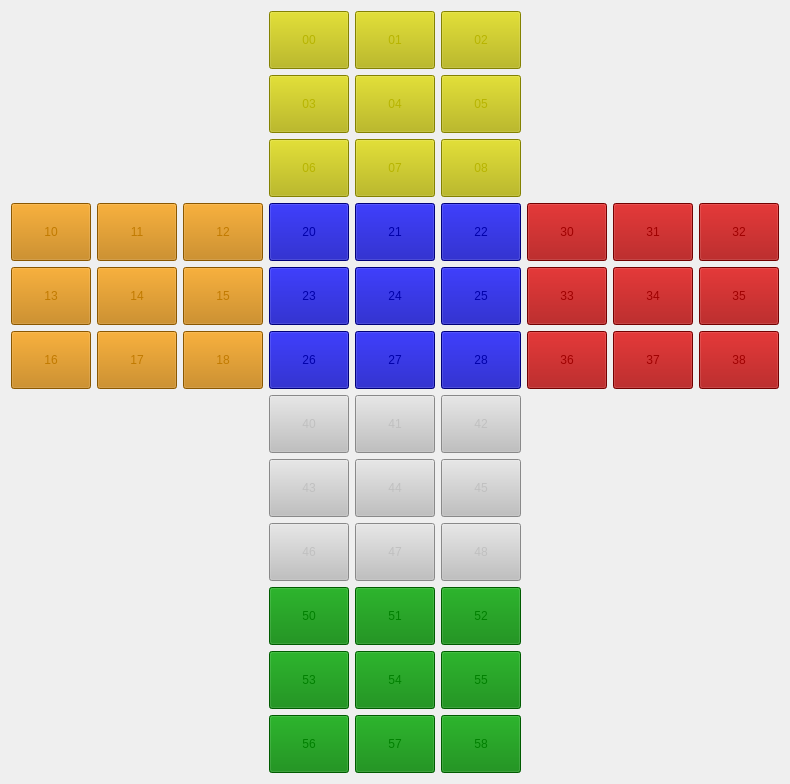
  <widget class="QWidget" name="gridLayoutWidget">
   <property name="geometry">
    <rect>
     <x>190</x>
     <y>100</y>
     <width>535</width>
     <height>708</height>
    </rect>
   </property>
   <layout class="QGridLayout" name="All_cube">
    <item row="0" column="2">
     <layout class="QGridLayout" name="Side_0">
      <item row="0" column="0">
       <widget class="QPushButton" name="side_0_square_0">
        <property name="styleSheet">
         <string notr="true">QPushButton{
  color: rgb(183, 180, 0);
  background-color: rgb(183, 180, 0);
  width: 50px;
  height: 50px;
}

QPushButton:hover {
  color: gray;
  background-color: gray;
}

QPushButton:pressed {
  color:yellow;
  background-color: yellow;
}</string>
        </property>
        <property name="text">
         <string>00</string>
        </property>
       </widget>
      </item>
      <item row="0" column="1">
       <widget class="QPushButton" name="side_0_square_1">
        <property name="styleSheet">
         <string notr="true">QPushButton{
  color: rgb(183, 180, 0);
  background-color: rgb(183, 180, 0);
  width: 50px;
  height: 50px;
}

QPushButton:hover {
  color: gray;
  background-color: gray;
}

QPushButton:pressed {
  color:yellow;
  background-color: yellow;
}</string>
        </property>
        <property name="text">
         <string>01</string>
        </property>
       </widget>
      </item>
      <item row="0" column="2">
       <widget class="QPushButton" name="side_0_square_2">
        <property name="styleSheet">
         <string notr="true">QPushButton{
  color: rgb(183, 180, 0);
  background-color: rgb(183, 180, 0);
  width: 50px;
  height: 50px;
}

QPushButton:hover {
  color: gray;
  background-color: gray;
}

QPushButton:pressed {
  color:yellow;
  background-color: yellow;
}</string>
        </property>
        <property name="text">
         <string>02</string>
        </property>
       </widget>
      </item>
      <item row="1" column="0">
       <widget class="QPushButton" name="side_0_square_3">
        <property name="styleSheet">
         <string notr="true">QPushButton{
  color: rgb(183, 180, 0);
  background-color: rgb(183, 180, 0);
  width: 50px;
  height: 50px;
}

QPushButton:hover {
  color: gray;
  background-color: gray;
}

QPushButton:pressed {
  color:yellow;
  background-color: yellow;
}</string>
        </property>
        <property name="text">
         <string>03</string>
        </property>
       </widget>
      </item>
      <item row="1" column="1">
       <widget class="QPushButton" name="side_0_square_4">
        <property name="styleSheet">
         <string notr="true">QPushButton{
  color: rgb(183, 180, 0);
  background-color: rgb(183, 180, 0);
  width: 50px;
  height: 50px;
}

QPushButton:hover {
  color: gray;
  background-color: gray;
}

QPushButton:pressed {
  color:yellow;
  background-color: yellow;
}</string>
        </property>
        <property name="text">
         <string>04</string>
        </property>
       </widget>
      </item>
      <item row="1" column="2">
       <widget class="QPushButton" name="side_0_square_5">
        <property name="styleSheet">
         <string notr="true">QPushButton{
  color: rgb(183, 180, 0);
  background-color: rgb(183, 180, 0);
  width: 50px;
  height: 50px;
}

QPushButton:hover {
  color: gray;
  background-color: gray;
}

QPushButton:pressed {
  color:yellow;
  background-color: yellow;
}</string>
        </property>
        <property name="text">
         <string>05</string>
        </property>
       </widget>
      </item>
      <item row="2" column="1">
       <widget class="QPushButton" name="side_0_square_7">
        <property name="styleSheet">
         <string notr="true">QPushButton{
  color: rgb(183, 180, 0);
  background-color: rgb(183, 180, 0);
  width: 50px;
  height: 50px;
}

QPushButton:hover {
  color: gray;
  background-color: gray;
}

QPushButton:pressed {
  color:yellow;
  background-color: yellow;
}</string>
        </property>
        <property name="text">
         <string>07</string>
        </property>
       </widget>
      </item>
      <item row="2" column="2">
       <widget class="QPushButton" name="side_0_square_8">
        <property name="styleSheet">
         <string notr="true">QPushButton{
  color: rgb(183, 180, 0);
  background-color: rgb(183, 180, 0);
  width: 50px;
  height: 50px;
}

QPushButton:hover {
  color: gray;
  background-color: gray;
}

QPushButton:pressed {
  color:yellow;
  background-color: yellow;
}</string>
        </property>
        <property name="text">
         <string>08</string>
        </property>
       </widget>
      </item>
      <item row="2" column="0">
       <widget class="QPushButton" name="side_0_square_6">
        <property name="styleSheet">
         <string notr="true">QPushButton{
  color: rgb(183, 180, 0);
  background-color: rgb(183, 180, 0);
  width: 50px;
  height: 50px;
}

QPushButton:hover {
  color: gray;
  background-color: gray;
}

QPushButton:pressed {
  color:yellow;
  background-color: yellow;
}</string>
        </property>
        <property name="text">
         <string>06</string>
        </property>
       </widget>
      </item>
     </layout>
    </item>
    <item row="3" column="2">
     <spacer name="verticalSpacer_2">
      <property name="orientation">
       <enum>Qt::Vertical</enum>
      </property>
      <property name="sizeHint" stdset="0">
       <size>
        <width>20</width>
        <height>40</height>
       </size>
      </property>
     </spacer>
    </item>
    <item row="2" column="4">
     <spacer name="horizontalSpacer">
      <property name="orientation">
       <enum>Qt::Horizontal</enum>
      </property>
      <property name="sizeHint" stdset="0">
       <size>
        <width>40</width>
        <height>20</height>
       </size>
      </property>
     </spacer>
    </item>
    <item row="1" column="2">
     <spacer name="verticalSpacer">
      <property name="orientation">
       <enum>Qt::Vertical</enum>
      </property>
      <property name="sizeHint" stdset="0">
       <size>
        <width>20</width>
        <height>40</height>
       </size>
      </property>
     </spacer>
    </item>
    <item row="2" column="0">
     <layout class="QGridLayout" name="Side_1">
      <item row="0" column="0">
       <widget class="QPushButton" name="side_1_square_0">
        <property name="styleSheet">
         <string notr="true">QPushButton{
  color: rgb(193, 122, 0);
  background-color: rgb(193, 122, 0);
  width: 50px;
  height: 50px;
}

QPushButton:hover {
  color: gray;
  background-color: gray;
}

QPushButton:pressed {
  color: orange;
  background-color: orange;
}</string>
        </property>
        <property name="text">
         <string>10</string>
        </property>
       </widget>
      </item>
      <item row="0" column="1">
       <widget class="QPushButton" name="side_1_square_1">
        <property name="styleSheet">
         <string notr="true">QPushButton{
  color: rgb(193, 122, 0);
  background-color: rgb(193, 122, 0);
  width: 50px;
  height: 50px;
}

QPushButton:hover {
  color: gray;
  background-color: gray;
}

QPushButton:pressed {
  color: orange;
  background-color: orange;
}</string>
        </property>
        <property name="text">
         <string>11</string>
        </property>
       </widget>
      </item>
      <item row="0" column="2">
       <widget class="QPushButton" name="side_1_square_2">
        <property name="styleSheet">
         <string notr="true">QPushButton{
  color: rgb(193, 122, 0);
  background-color: rgb(193, 122, 0);
  width: 50px;
  height: 50px;
}

QPushButton:hover {
  color: gray;
  background-color: gray;
}

QPushButton:pressed {
  color: orange;
  background-color: orange;
}</string>
        </property>
        <property name="text">
         <string>12</string>
        </property>
       </widget>
      </item>
      <item row="1" column="0">
       <widget class="QPushButton" name="side_1_square_3">
        <property name="styleSheet">
         <string notr="true">QPushButton{
  color: rgb(193, 122, 0);
  background-color: rgb(193, 122, 0);
  width: 50px;
  height: 50px;
}

QPushButton:hover {
  color: gray;
  background-color: gray;
}

QPushButton:pressed {
  color: orange;
  background-color: orange;
}</string>
        </property>
        <property name="text">
         <string>13</string>
        </property>
       </widget>
      </item>
      <item row="1" column="1">
       <widget class="QPushButton" name="side_1_square_4">
        <property name="styleSheet">
         <string notr="true">QPushButton{
  color: rgb(193, 122, 0);
  background-color: rgb(193, 122, 0);
  width: 50px;
  height: 50px;
}

QPushButton:hover {
  color: gray;
  background-color: gray;
}

QPushButton:pressed {
  color: orange;
  background-color: orange;
}</string>
        </property>
        <property name="text">
         <string>14</string>
        </property>
       </widget>
      </item>
      <item row="1" column="2">
       <widget class="QPushButton" name="side_1_square_5">
        <property name="styleSheet">
         <string notr="true">QPushButton{
  color: rgb(193, 122, 0);
  background-color: rgb(193, 122, 0);
  width: 50px;
  height: 50px;
}

QPushButton:hover {
  color: gray;
  background-color: gray;
}

QPushButton:pressed {
  color: orange;
  background-color: orange;
}</string>
        </property>
        <property name="text">
         <string>15</string>
        </property>
       </widget>
      </item>
      <item row="2" column="1">
       <widget class="QPushButton" name="side_1_square_7">
        <property name="styleSheet">
         <string notr="true">QPushButton{
  color: rgb(193, 122, 0);
  background-color: rgb(193, 122, 0);
  width: 50px;
  height: 50px;
}

QPushButton:hover {
  color: gray;
  background-color: gray;
}

QPushButton:pressed {
  color: orange;
  background-color: orange;
}</string>
        </property>
        <property name="text">
         <string>17</string>
        </property>
       </widget>
      </item>
      <item row="2" column="2">
       <widget class="QPushButton" name="side_1_square_8">
        <property name="styleSheet">
         <string notr="true">QPushButton{
  color: rgb(193, 122, 0);
  background-color: rgb(193, 122, 0);
  width: 50px;
  height: 50px;
}

QPushButton:hover {
  color: gray;
  background-color: gray;
}

QPushButton:pressed {
  color: orange;
  background-color: orange;
}</string>
        </property>
        <property name="text">
         <string>18</string>
        </property>
       </widget>
      </item>
      <item row="2" column="0">
       <widget class="QPushButton" name="side_1_square_6">
        <property name="styleSheet">
         <string notr="true">QPushButton{
  color: rgb(193, 122, 0);
  background-color: rgb(193, 122, 0);
  width: 50px;
  height: 50px;
}

QPushButton:hover {
  color: gray;
  background-color: gray;
}

QPushButton:pressed {
  color: orange;
  background-color: orange;
}</string>
        </property>
        <property name="text">
         <string>16</string>
        </property>
       </widget>
      </item>
     </layout>
    </item>
    <item row="2" column="1">
     <spacer name="horizontalSpacer_3">
      <property name="orientation">
       <enum>Qt::Horizontal</enum>
      </property>
      <property name="sizeHint" stdset="0">
       <size>
        <width>40</width>
        <height>20</height>
       </size>
      </property>
     </spacer>
    </item>
    <item row="2" column="3">
     <spacer name="horizontalSpacer_2">
      <property name="orientation">
       <enum>Qt::Horizontal</enum>
      </property>
      <property name="sizeHint" stdset="0">
       <size>
        <width>40</width>
        <height>20</height>
       </size>
      </property>
     </spacer>
    </item>
    <item row="2" column="5">
     <layout class="QGridLayout" name="Side_3">
      <item row="0" column="2">
       <widget class="QPushButton" name="side_3_square_2">
        <property name="styleSheet">
         <string notr="true">QPushButton{
  color: rgb(160, 0, 0);
  background-color: rgb(160, 0, 0);
  width: 50px;
  height: 50px;
}

QPushButton:hover {
  color: gray;
  background-color: gray;
}

QPushButton:pressed {
  color: red ;
  background-color: red;
}</string>
        </property>
        <property name="text">
         <string>32</string>
        </property>
       </widget>
      </item>
      <item row="2" column="2">
       <widget class="QPushButton" name="side_3_square_8">
        <property name="styleSheet">
         <string notr="true">QPushButton{
  color: rgb(160, 0, 0);
  background-color: rgb(160, 0, 0);
  width: 50px;
  height: 50px;
}

QPushButton:hover {
  color: gray;
  background-color: gray;
}

QPushButton:pressed {
  color: red ;
  background-color: red;
}</string>
        </property>
        <property name="text">
         <string>38</string>
        </property>
       </widget>
      </item>
      <item row="2" column="0">
       <widget class="QPushButton" name="side_3_square_6">
        <property name="styleSheet">
         <string notr="true">QPushButton{
  color: rgb(160, 0, 0);
  background-color: rgb(160, 0, 0);
  width: 50px;
  height: 50px;
}

QPushButton:hover {
  color: gray;
  background-color: gray;
}

QPushButton:pressed {
  color: red ;
  background-color: red;
}</string>
        </property>
        <property name="text">
         <string>36</string>
        </property>
       </widget>
      </item>
      <item row="0" column="0">
       <widget class="QPushButton" name="side_3_square_0">
        <property name="styleSheet">
         <string notr="true">QPushButton{
  color: rgb(160, 0, 0);
  background-color: rgb(160, 0, 0);
  width: 50px;
  height: 50px;
}

QPushButton:hover {
  color: gray;
  background-color: gray;
}

QPushButton:pressed {
  color: red ;
  background-color: red;
}</string>
        </property>
        <property name="text">
         <string>30</string>
        </property>
       </widget>
      </item>
      <item row="0" column="1">
       <widget class="QPushButton" name="side_3_square_1">
        <property name="styleSheet">
         <string notr="true">QPushButton{
  color: rgb(160, 0, 0);
  background-color: rgb(160, 0, 0);
  width: 50px;
  height: 50px;
}

QPushButton:hover {
  color: gray;
  background-color: gray;
}

QPushButton:pressed {
  color: red ;
  background-color: red;
}</string>
        </property>
        <property name="text">
         <string>31</string>
        </property>
       </widget>
      </item>
      <item row="1" column="1">
       <widget class="QPushButton" name="side_3_square_4">
        <property name="styleSheet">
         <string notr="true">QPushButton{
  color: rgb(160, 0, 0);
  background-color: rgb(160, 0, 0);
  width: 50px;
  height: 50px;
}

QPushButton:hover {
  color: gray;
  background-color: gray;
}

QPushButton:pressed {
  color: red ;
  background-color: red;
}</string>
        </property>
        <property name="text">
         <string>34</string>
        </property>
       </widget>
      </item>
      <item row="2" column="1">
       <widget class="QPushButton" name="side_3_square_7">
        <property name="styleSheet">
         <string notr="true">QPushButton{
  color: rgb(160, 0, 0);
  background-color: rgb(160, 0, 0);
  width: 50px;
  height: 50px;
}

QPushButton:hover {
  color: gray;
  background-color: gray;
}

QPushButton:pressed {
  color: red ;
  background-color: red;
}</string>
        </property>
        <property name="text">
         <string>37</string>
        </property>
       </widget>
      </item>
      <item row="1" column="2">
       <widget class="QPushButton" name="side_3_square_5">
        <property name="styleSheet">
         <string notr="true">QPushButton{
  color: rgb(160, 0, 0);
  background-color: rgb(160, 0, 0);
  width: 50px;
  height: 50px;
}

QPushButton:hover {
  color: gray;
  background-color: gray;
}

QPushButton:pressed {
  color: red ;
  background-color: red;
}</string>
        </property>
        <property name="text">
         <string>35</string>
        </property>
       </widget>
      </item>
      <item row="1" column="0">
       <widget class="QPushButton" name="side_3_square_3">
        <property name="styleSheet">
         <string notr="true">QPushButton{
  color: rgb(160, 0, 0);
  background-color: rgb(160, 0, 0);
  width: 50px;
  height: 50px;
}

QPushButton:hover {
  color: gray;
  background-color: gray;
}

QPushButton:pressed {
  color: red ;
  background-color: red;
}</string>
        </property>
        <property name="text">
         <string>33</string>
        </property>
       </widget>
      </item>
     </layout>
    </item>
    <item row="6" column="2">
     <layout class="QGridLayout" name="Side_5">
      <item row="1" column="0">
       <widget class="QPushButton" name="side_5_square_3">
        <property name="styleSheet">
         <string notr="true">QPushButton{
  color: green;
  background-color: green;
  width: 50px;
  height: 50px;
}

QPushButton:hover {
  color: gray;
  background-color: gray;
}

QPushButton:pressed {
  color: rgb(0, 160, 0);
  background-color: rgb(0, 160, 0);
}</string>
        </property>
        <property name="text">
         <string>53</string>
        </property>
       </widget>
      </item>
      <item row="0" column="2">
       <widget class="QPushButton" name="side_5_square_2">
        <property name="styleSheet">
         <string notr="true">QPushButton{
  color: green;
  background-color: green;
  width: 50px;
  height: 50px;
}

QPushButton:hover {
  color: gray;
  background-color: gray;
}

QPushButton:pressed {
  color: rgb(0, 160, 0);
  background-color: rgb(0, 160, 0);
}</string>
        </property>
        <property name="text">
         <string>52</string>
        </property>
       </widget>
      </item>
      <item row="0" column="0">
       <widget class="QPushButton" name="side_5_square_0">
        <property name="styleSheet">
         <string notr="true">QPushButton{
  color: green;
  background-color: green;
  width: 50px;
  height: 50px;
}

QPushButton:hover {
  color: gray;
  background-color: gray;
}

QPushButton:pressed {
  color: rgb(0, 160, 0);
  background-color: rgb(0, 160, 0);
}</string>
        </property>
        <property name="text">
         <string>50</string>
        </property>
       </widget>
      </item>
      <item row="1" column="1">
       <widget class="QPushButton" name="side_5_square_4">
        <property name="styleSheet">
         <string notr="true">QPushButton{
  color: green;
  background-color: green;
  width: 50px;
  height: 50px;
}

QPushButton:hover {
  color: gray;
  background-color: gray;
}

QPushButton:pressed {
  color: rgb(0, 160, 0);
  background-color: rgb(0, 160, 0);
}</string>
        </property>
        <property name="text">
         <string>54</string>
        </property>
       </widget>
      </item>
      <item row="2" column="1">
       <widget class="QPushButton" name="side_5_square_7">
        <property name="styleSheet">
         <string notr="true">QPushButton{
  color: green;
  background-color: green;
  width: 50px;
  height: 50px;
}

QPushButton:hover {
  color: gray;
  background-color: gray;
}

QPushButton:pressed {
  color: rgb(0, 160, 0);
  background-color: rgb(0, 160, 0);
}</string>
        </property>
        <property name="text">
         <string>57</string>
        </property>
       </widget>
      </item>
      <item row="0" column="1">
       <widget class="QPushButton" name="side_5_square_1">
        <property name="styleSheet">
         <string notr="true">QPushButton{
  color: green;
  background-color: green;
  width: 50px;
  height: 50px;
}

QPushButton:hover {
  color: gray;
  background-color: gray;
}

QPushButton:pressed {
  color: rgb(0, 160, 0);
  background-color: rgb(0, 160, 0);
}</string>
        </property>
        <property name="text">
         <string>51</string>
        </property>
       </widget>
      </item>
      <item row="2" column="2">
       <widget class="QPushButton" name="side_5_square_8">
        <property name="styleSheet">
         <string notr="true">QPushButton{
  color: green;
  background-color: green;
  width: 50px;
  height: 50px;
}

QPushButton:hover {
  color: gray;
  background-color: gray;
}

QPushButton:pressed {
  color: rgb(0, 160, 0);
  background-color: rgb(0, 160, 0);
}</string>
        </property>
        <property name="text">
         <string>58</string>
        </property>
       </widget>
      </item>
      <item row="2" column="0">
       <widget class="QPushButton" name="side_5_square_6">
        <property name="styleSheet">
         <string notr="true">QPushButton{
  color: green;
  background-color: green;
  width: 50px;
  height: 50px;
}

QPushButton:hover {
  color: gray;
  background-color: gray;
}

QPushButton:pressed {
  color: rgb(0, 160, 0);
  background-color: rgb(0, 160, 0);
}</string>
        </property>
        <property name="text">
         <string>56</string>
        </property>
       </widget>
      </item>
      <item row="1" column="2">
       <widget class="QPushButton" name="side_5_square_5">
        <property name="styleSheet">
         <string notr="true">QPushButton{
  color: green;
  background-color: green;
  width: 50px;
  height: 50px;
}

QPushButton:hover {
  color: gray;
  background-color: gray;
}

QPushButton:pressed {
  color: rgb(0, 160, 0);
  background-color: rgb(0, 160, 0);
}</string>
        </property>
        <property name="text">
         <string>55</string>
        </property>
       </widget>
      </item>
     </layout>
    </item>
    <item row="4" column="2">
     <layout class="QGridLayout" name="Side_4">
      <item row="0" column="0">
       <widget class="QPushButton" name="side_4_square_0">
        <property name="styleSheet">
         <string notr="true">QPushButton{
  color: silver ;
  background-color: silver;
  width: 50px;
  height: 50px;
}

QPushButton:hover {
  color: gray;
  background-color: gray;

}

QPushButton:pressed {
  color: white;
  background-color: white;
}</string>
        </property>
        <property name="text">
         <string>40</string>
        </property>
       </widget>
      </item>
      <item row="0" column="1">
       <widget class="QPushButton" name="side_4_square_1">
        <property name="styleSheet">
         <string notr="true">QPushButton{
  color: silver ;
  background-color: silver;
  width: 50px;
  height: 50px;
}

QPushButton:hover {
  color: gray;
  background-color: gray;

}

QPushButton:pressed {
  color: white;
  background-color: white;
}</string>
        </property>
        <property name="text">
         <string>41</string>
        </property>
       </widget>
      </item>
      <item row="0" column="2">
       <widget class="QPushButton" name="side_4_square_2">
        <property name="styleSheet">
         <string notr="true">QPushButton{
  color: silver ;
  background-color: silver;
  width: 50px;
  height: 50px;
}

QPushButton:hover {
  color: gray;
  background-color: gray;

}

QPushButton:pressed {
  color: white;
  background-color: white;
}</string>
        </property>
        <property name="text">
         <string>42</string>
        </property>
       </widget>
      </item>
      <item row="1" column="0">
       <widget class="QPushButton" name="side_4_square_3">
        <property name="styleSheet">
         <string notr="true">QPushButton{
  color: silver ;
  background-color: silver;
  width: 50px;
  height: 50px;
}

QPushButton:hover {
  color: gray;
  background-color: gray;

}

QPushButton:pressed {
  color: white;
  background-color: white;
}</string>
        </property>
        <property name="text">
         <string>43</string>
        </property>
       </widget>
      </item>
      <item row="1" column="1">
       <widget class="QPushButton" name="side_4_square_4">
        <property name="styleSheet">
         <string notr="true">QPushButton{
  color: silver ;
  background-color: silver;
  width: 50px;
  height: 50px;
}

QPushButton:hover {
  color: gray;
  background-color: gray;

}

QPushButton:pressed {
  color: white;
  background-color: white;
}</string>
        </property>
        <property name="text">
         <string>44</string>
        </property>
       </widget>
      </item>
      <item row="1" column="2">
       <widget class="QPushButton" name="side_4_square_5">
        <property name="styleSheet">
         <string notr="true">QPushButton{
  color: silver ;
  background-color: silver;
  width: 50px;
  height: 50px;
}

QPushButton:hover {
  color: gray;
  background-color: gray;

}

QPushButton:pressed {
  color: white;
  background-color: white;
}</string>
        </property>
        <property name="text">
         <string>45</string>
        </property>
       </widget>
      </item>
      <item row="2" column="1">
       <widget class="QPushButton" name="side_4_square_7">
        <property name="styleSheet">
         <string notr="true">QPushButton{
  color: silver ;
  background-color: silver;
  width: 50px;
  height: 50px;
}

QPushButton:hover {
  color: gray;
  background-color: gray;

}

QPushButton:pressed {
  color: white;
  background-color: white;
}</string>
        </property>
        <property name="text">
         <string>47</string>
        </property>
       </widget>
      </item>
      <item row="2" column="2">
       <widget class="QPushButton" name="side_4_square_8">
        <property name="styleSheet">
         <string notr="true">QPushButton{
  color: silver ;
  background-color: silver;
  width: 50px;
  height: 50px;
}

QPushButton:hover {
  color: gray;
  background-color: gray;

}

QPushButton:pressed {
  color: white;
  background-color: white;
}</string>
        </property>
        <property name="text">
         <string>48</string>
        </property>
       </widget>
      </item>
      <item row="2" column="0">
       <widget class="QPushButton" name="side_4_square_6">
        <property name="styleSheet">
         <string notr="true">QPushButton{
  color: silver ;
  background-color: silver;
  width: 50px;
  height: 50px;
}

QPushButton:hover {
  color: gray;
  background-color: gray;

}

QPushButton:pressed {
  color: white;
  background-color: white;
}</string>
        </property>
        <property name="text">
         <string>46</string>
        </property>
       </widget>
      </item>
     </layout>
    </item>
    <item row="5" column="2">
     <spacer name="verticalSpacer_3">
      <property name="orientation">
       <enum>Qt::Vertical</enum>
      </property>
      <property name="sizeHint" stdset="0">
       <size>
        <width>20</width>
        <height>40</height>
       </size>
      </property>
     </spacer>
    </item>
    <item row="2" column="2">
     <layout class="QGridLayout" name="Side_2">
      <item row="0" column="0">
       <widget class="QPushButton" name="side_2_square_0">
        <property name="styleSheet">
         <string notr="true">QPushButton{
  color: rgb(0, 0, 170);
  background-color: rgb(0, 0, 170);
  width: 50px;
  height: 50px;
}

QPushButton:hover {
  color: gray ;
  background-color: gray;
}

QPushButton:pressed {
  color: blue;
  background-color: blue;
}</string>
        </property>
        <property name="text">
         <string>20</string>
        </property>
       </widget>
      </item>
      <item row="0" column="1">
       <widget class="QPushButton" name="side_2_square_1">
        <property name="styleSheet">
         <string notr="true">QPushButton{
  color: rgb(0, 0, 170);
  background-color: rgb(0, 0, 170);
  width: 50px;
  height: 50px;
}

QPushButton:hover {
  color: gray ;
  background-color: gray;
}

QPushButton:pressed {
  color: blue;
  background-color: blue;
}</string>
        </property>
        <property name="text">
         <string>21</string>
        </property>
       </widget>
      </item>
      <item row="0" column="2">
       <widget class="QPushButton" name="side_2_square_2">
        <property name="styleSheet">
         <string notr="true">QPushButton{
  color: rgb(0, 0, 170);
  background-color: rgb(0, 0, 170);
  width: 50px;
  height: 50px;
}

QPushButton:hover {
  color: gray ;
  background-color: gray;
}

QPushButton:pressed {
  color: blue;
  background-color: blue;
}</string>
        </property>
        <property name="text">
         <string>22</string>
        </property>
       </widget>
      </item>
      <item row="1" column="0">
       <widget class="QPushButton" name="side_2_square_3">
        <property name="styleSheet">
         <string notr="true">QPushButton{
  color: rgb(0, 0, 170);
  background-color: rgb(0, 0, 170);
  width: 50px;
  height: 50px;
}

QPushButton:hover {
  color: gray ;
  background-color: gray;
}

QPushButton:pressed {
  color: blue;
  background-color: blue;
}</string>
        </property>
        <property name="text">
         <string>23</string>
        </property>
       </widget>
      </item>
      <item row="1" column="1">
       <widget class="QPushButton" name="side_2_square_4">
        <property name="styleSheet">
         <string notr="true">QPushButton{
  color: rgb(0, 0, 170);
  background-color: rgb(0, 0, 170);
  width: 50px;
  height: 50px;
}

QPushButton:hover {
  color: gray ;
  background-color: gray;
}

QPushButton:pressed {
  color: blue;
  background-color: blue;
}</string>
        </property>
        <property name="text">
         <string>24</string>
        </property>
       </widget>
      </item>
      <item row="1" column="2">
       <widget class="QPushButton" name="side_2_square_5">
        <property name="styleSheet">
         <string notr="true">QPushButton{
  color: rgb(0, 0, 170);
  background-color: rgb(0, 0, 170);
  width: 50px;
  height: 50px;
}

QPushButton:hover {
  color: gray ;
  background-color: gray;
}

QPushButton:pressed {
  color: blue;
  background-color: blue;
}</string>
        </property>
        <property name="text">
         <string>25</string>
        </property>
       </widget>
      </item>
      <item row="2" column="1">
       <widget class="QPushButton" name="side_2_square_7">
        <property name="styleSheet">
         <string notr="true">QPushButton{
  color: rgb(0, 0, 170);
  background-color: rgb(0, 0, 170);
  width: 50px;
  height: 50px;
}

QPushButton:hover {
  color: gray ;
  background-color: gray;
}

QPushButton:pressed {
  color: blue;
  background-color: blue;
}</string>
        </property>
        <property name="text">
         <string>27</string>
        </property>
       </widget>
      </item>
      <item row="2" column="2">
       <widget class="QPushButton" name="side_2_square_8">
        <property name="styleSheet">
         <string notr="true">QPushButton{
  color: rgb(0, 0, 170);
  background-color: rgb(0, 0, 170);
  width: 50px;
  height: 50px;
}

QPushButton:hover {
  color: gray ;
  background-color: gray;
}

QPushButton:pressed {
  color: blue;
  background-color: blue;
}</string>
        </property>
        <property name="text">
         <string>28</string>
        </property>
       </widget>
      </item>
      <item row="2" column="0">
       <widget class="QPushButton" name="side_2_square_6">
        <property name="styleSheet">
         <string notr="true">QPushButton{
  color: rgb(0, 0, 170);
  background-color: rgb(0, 0, 170);
  width: 50px;
  height: 50px;
}

QPushButton:hover {
  color: gray ;
  background-color: gray;
}

QPushButton:pressed {
  color: blue;
  background-color: blue;
}</string>
        </property>
        <property name="text">
         <string>26</string>
        </property>
       </widget>
      </item>
     </layout>
    </item>
   </layout>
  </widget>
